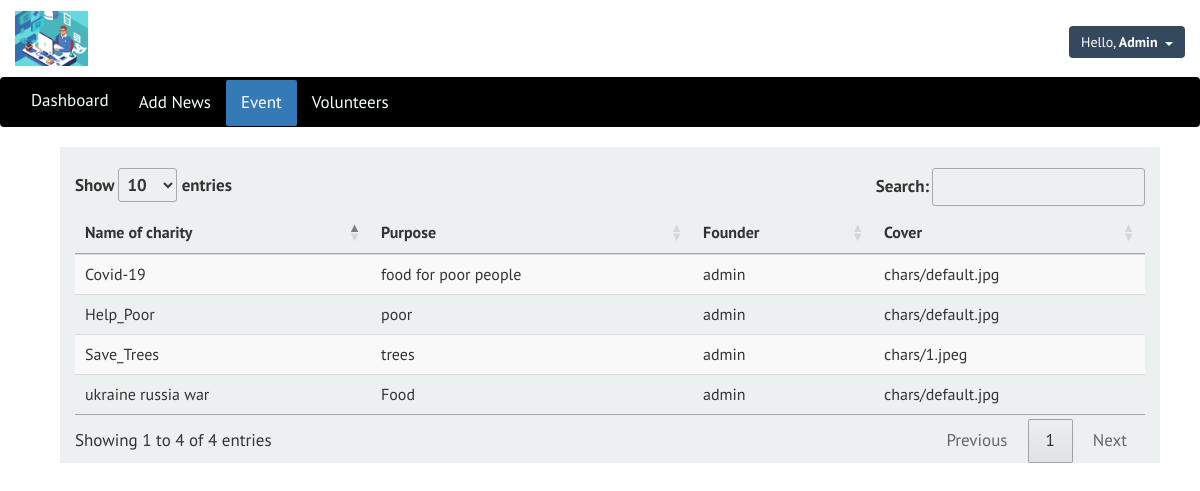
The page /list.php (signed in) on the database its author committed.
### tables this page shows
CREATE TABLE `charities` (
  `id` int(3) NOT NULL,
  `name` varchar(30) NOT NULL,
  `purpose` varchar(30) NOT NULL,
  `founder` varchar(30) NOT NULL,
  `cover` varchar(50) NOT NULL DEFAULT 'chars/default.jpg'
);

### list.php (the view, shortened to what this page needs)
<?php
  require_once "header.php";
?>
         <div style="margin-left: 60px;" class="col-md-11 content">
          <div>
             <table  id="example" class="table table-striped">
                 <thead>
                   <tr>
                     <th>Name of charity</th>
                     <th>Purpose</th>
                     <th>Founder</th>
                     <th>Cover</th>
                   </tr>
                 </thead>
               <tbody>
              <?php
                $query="SELECT * FROM `charities`";
                $result=mysqli_query($link, $query);
                      while($row=mysqli_fetch_array($result)){
                       ?>
                               <tr>
                                       <td><?php echo $row['name']?></td>
                                       <td><?php echo $row['purpose']?></td>
                                       <td><?php echo $row['founder']?></td>
                                       <td><?php echo $row['cover']?></td>
                               </tr>
                        <?php
                           }
                        ?>
               </tbody>
               </table>
             </div>
         </div>
   </body>
</html>

### header.php (shortened to what this page needs)
<html lang="en">
<head>
    <link href="https://maxcdn.bootstrapcdn.com/bootstrap/3.3.5/css/bootstrap.min.css" rel="stylesheet">
    <link rel="stylesheet" href="http://cdn.datatables.net/1.10.12/css/jquery.dataTables.min.css">
    <link href="css/admin.css" rel="stylesheet">
    <link rel="stylesheet" href="https://cdnjs.cloudflare.com/ajax/libs/font-awesome/4.7.0/css/font-awesome.min.css">
</head>
<body>
    <div class="row header container-fluid">
        <div class="col-md-8">
            <a href="index.html"><img src="assets/images/ee.jpg" alt="Charity Fund"></a>
        </div>
         <div class="col-md-4">
           <?php
               echo "<div class='dropdown profile'>
                   <button class='btn btn-primary dropdown-toggle' type='button'
                                       data-toggle='dropdown'>
                       Hello, <strong>Admin</strong>&nbsp;
                     <span class='caret'></span>
                     </button>
                     <ul class='dropdown-menu'>
                       <li><a href='logout.php'>Logout</a></li>
                     </ul>
               </div>";
          ?>
            </div>
    </div>
    <div class="container-fluid row section">
            <div class ="col-md-3 navbar">
                 <ul class="nav nav-pills nav-stacked">
                    <li role="presentation"><a href="">Dashboard</a></li>
                     <li role="presentation"><a href="">Add News</a></li>
                     <li role="presentation"><a href="event.php">Event</a></li>
                     <li role="presentation"><a href="vol.php">Volunteers</a></li>
                </ul>
            </div>
        </div>
</body>
</html>

### css/admin.css (style rules this page uses)
* { margin:0px; padding:0px; }
body { font-family: 'PT Sans', sans-serif; font-size: 17px; line-height: 1.5; }
.header img { height: 55px; }
.row { display: -webkit-box; display: -webkit-flex; display: -ms-flexbox; display: flex; }
.content { background: #ecf0f1; padding-top: 11px; }
.header { padding-bottom: 11px; padding-top: 11px; }
.nav>li a { -webkit-transition: 0.4s; -moz-transition:0.4s; -os-transition:0.4s; transition: 0.4s; color: azure; }
.nav-pills>li>a { border-radius: 2px; }
table.dataTable thead th, table.dataTable thead td { padding: 10px 18px 10px 10px !important; }
.btn-primary { color: white; background-color: #34495e; border: #34495e; }
.profile { float: right; padding-top: 15px; }

### header.php (style rules this page uses)
.navbar { width: 100%; background-color: black; overflow: auto; }
.navbar a { float: left; padding: 12px; color: white; text-decoration: none; font-size: 17px; }
.active { background-color: green; }

### rows shown on the page
charities: name "Save_Trees", purpose "trees", founder "admin", cover "chars/1.jpeg"
charities: name "Help_Poor", purpose "poor", founder "admin", cover "chars/default.jpg"
charities: name "Covid-19", purpose "food for poor people", founder "admin", cover "chars/default.jpg"
charities: name "ukraine russia war", purpose "Food", founder "admin", cover "chars/default.jpg"
